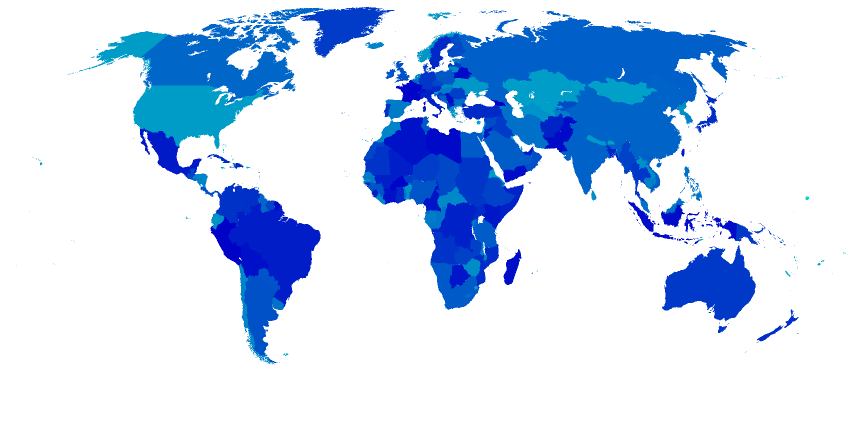
#> input picture scratch/eeu/ids.png, 1707 x 866 px (shown at 1/2 size)
$ python rebuild_locator.py ../scratch/eeu/ids.png ../scratch/eeu/ids.png out.png
#> lines starting #> are read from the running program, lines starting #| are printed output that depends on the picture
"""Rebuild a PNG locator map from the SVG it was made from (no tracing).

usage: python tools/rebuild_locator.py TARGET.png BASE.svg OUT.svg [--land-fill COLOUR]

Steps: give every land unit in BASE a unique flat colour and render it; register the
PNG against that render (scale + offset, FFT search then local refinement); read each
unit's fill and outline colour from the PNG; write BASE cropped to the PNG's extent
with those colours. Assumes the Inkscape structure of the Commons "Provinces of
Japan" family: land units are elements with a fill style, coast strokes in their own
layer. Prints a JSON report (transform, agreement, highlighted units).
"""
import argparse
import json
import re
import subprocess
import sys
from collections import Counter
from pathlib import Path

import numpy as np
from lxml import etree
from numpy.fft import irfft2, rfft2
from PIL import Image

sys.path.insert(0, str(Path(__file__).parent))
from render_svg import render  # noqa: E402

NS = 'http://www.w3.org/2000/svg'
Q = lambda t: f'{{{NS}}}{t}'
STYLE_FILL = re.compile(r'fill:(#[0-9a-fA-F]{6}|[a-z]+)')


def style_get(el, key):
    m = re.search(rf'(?:^|;){key}:([^;]*)', el.get('style', ''))
    return m.group(1).strip() if m else el.get(key)


# [9 lines left out: function restyle, not called in this run]


def hexc(c):
    return '#%02x%02x%02x' % tuple(int(x) for x in c)


# [16 lines left out: functions land_units, layer_units, not called in this run]


def unit_elements(unit):
    """Every element of a unit (a list of elements) including descendant paths."""
    return [e for el in unit for e in [el, *el.iter(Q('path'))]]


def id_render(base, land_fill, scale, work, layer=None):
    tree = etree.parse(str(base))
    root = tree.getroot()
    if layer:
        units = layer_units(root, layer)
        keep = root.find(f".//*[@id='{layer}']")
        for c in root:
            if isinstance(c.tag, str) and c is not keep and c.tag in (Q('g'), Q('path'), Q('rect'), Q('image'), Q('text')):
                c.set('style', (c.get('style', '') + ';display:none').lstrip(';'))
        for k, unit in enumerate(units, start=1):
            col = '#%02x%02x%02x' % (k // 256, k % 256, 200)
            for e in unit_elements(unit):
                restyle(e, fill=col, stroke='none', fill_opacity='1', opacity='1', shape_rendering='crispEdges')
        return finish_id_render(tree, work, scale, units)
    units = [[u] for u in land_units(root, land_fill)]
    flat = [u[0] for u in units]
    for el in root.iter(Q('g'), Q('path'), Q('rect'), Q('text')):
        st = el.get('style', '')
        if el not in flat and not any(a in flat for a in el.iterancestors()):
            if el.tag in (Q('path'), Q('rect'), Q('text')) and 'display:none' not in st:
                if style_get(el, 'fill') in (None, 'none') or el.tag == Q('text'):
                    restyle(el, display='none')
                else:  # lakes and the background: not land
                    restyle(el, fill='#000000', stroke='none', fill_opacity='1', opacity='1')
    for k, unit in enumerate(units, start=1):
        col = '#%02x%02x%02x' % (k // 256, k % 256, 200)
        for e in unit_elements(unit):
            restyle(e, fill=col, stroke='none', fill_opacity='1', opacity='1', shape_rendering='crispEdges')
    return finish_id_render(tree, work, scale, units)


# [77 lines left out: functions finish_id_render, register, not called in this run]


def dist(a, b):
    return sum(abs(int(x) - int(y)) for x, y in zip(a, b))


# [52 lines left out: function sample_colours, not called in this run]


def main():
    ap = argparse.ArgumentParser()
    ap.add_argument('target'); ap.add_argument('base'); ap.add_argument('out')
    ap.add_argument('--land-fill', default='#fcf5e3')
    ap.add_argument('--units-layer', help='units are the paths of this layer (by id); only highlighted units are recoloured')
    ap.add_argument('--scale', type=int, default=4)
    ap.add_argument('--work', default='scratch/locator')
    a = ap.parse_args()
    work = Path(a.work); work.mkdir(parents=True, exist_ok=True)
    target = np.array(Image.open(a.target).convert('RGB'))
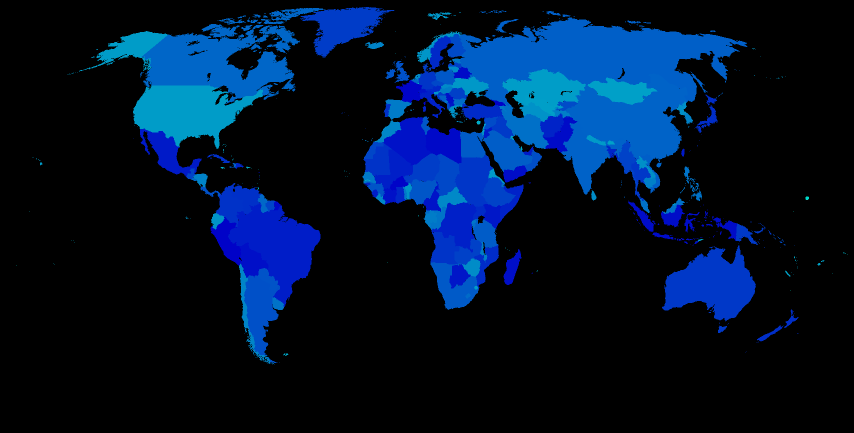
#> target: shape (866, 1707, 3) (shown at 1/2 size); mean R, G, B 0, 18.5, 44.6
    idx, units = id_render(Path(a.base), a.land_fill, a.scale, work, a.units_layer)
    xf = register(target, idx, a.scale)
    fills, outlines, sea, land, coast, border = sample_colours(target, idx, xf, a.scale)

    # antialiasing shifts thin-line colours; keep the base map's own colour when close
    base_text = Path(a.base).read_text(encoding='utf8', errors='replace').lower()
    snap = lambda c, orig: orig if c and dist(c, orig) < 40 and hexc(orig) in base_text else c
    border = snap(border, (0x78, 0x78, 0x78))
    coast = snap(coast, (0x27, 0xaa, 0xea))
    sea = snap(sea, (0xda, 0xf0, 0xfd))
    land = snap(land, (0xfc, 0xf5, 0xe3))

    tree = etree.parse(a.base)
    root = tree.getroot()
    if root.get('viewBox'):
        vb = [float(v) for v in re.split(r'[\s,]+', root.get('viewBox').strip())]
        w = float(re.sub(r'[^\d.]', '', root.get('width', '0')) or 0)
        h = float(re.sub(r'[^\d.]', '', root.get('height', '0')) or 0)
        if not (abs(vb[0]) < 0.01 and abs(vb[1]) < 0.01 and abs(vb[2] - w) < 0.01 and abs(vb[3] - h) < 0.01):
            raise SystemExit('base with a scaling viewBox not supported yet')
    highlighted = []
    if a.units_layer:
        # minimal edit: the base keeps its own styling, only highlighted units change
        units = layer_units(root, a.units_layer)
    else:
        units = [[u] for u in land_units(root, a.land_fill)]
        for el in root.iter(Q('g'), Q('path')):
            if style_get(el, 'fill') == a.land_fill:
                restyle(el, fill=hexc(land), **({'stroke': hexc(border)} if border else {}))
        if coast:
            for el in root.iter(Q('g'), Q('path')):
                if style_get(el, 'stroke') == '#27aaea':
                    restyle(el, stroke=hexc(coast))
        for el in root.iter(Q('path'), Q('rect')):  # lakes and background take the sea colour
            if style_get(el, 'fill') == '#daf0fd':
                restyle(el, fill=hexc(sea))
    for k, unit in enumerate(units, start=1):
        if k in fills:
            extra = {'stroke': hexc(outlines[k])} if k in outlines else {}
            for e in unit_elements(unit):
                restyle(e, fill=hexc(fills[k]), **extra)
            highlighted.append(dict(id=unit[0].get('id'), fill=hexc(fills[k]), outline=hexc(outlines[k]) if k in outlines else None))
    agree, s, ox, oy = xf
    H, W = target.shape[:2]
    root.set('viewBox', f'{ox:.4f} {oy:.4f} {W * s:.4f} {H * s:.4f}')
    root.set('width', str(W)); root.set('height', str(H))
    tree.write(a.out, xml_declaration=True, encoding='UTF-8')
    report = dict(agreement=round(float(agree), 4), scale=float(s), offset=[float(ox), float(oy)],
                  sea=hexc(sea), land=hexc(land), coast=hexc(coast) if coast else None, border=hexc(border) if border else None,
                  highlighted=highlighted)
    print(json.dumps(report, indent=1))


if __name__ == '__main__':
#> (the run stopped early here; a loop or call above may not have finished)

$ run again, with scratch/abkhazia/out.png copied over scratch/eeu/ids.png
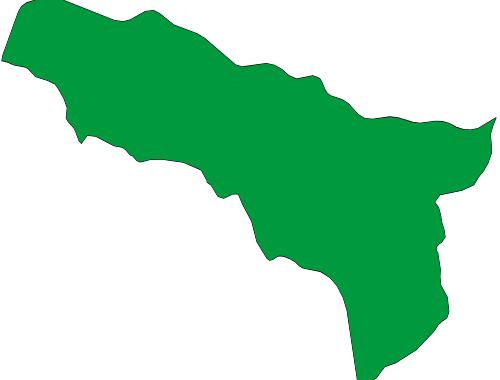
#> input picture scratch/abkhazia/out.png, 500 x 380 px
#> in main, `target = np.array(Image.open(a.target).convert('RGB'))`:
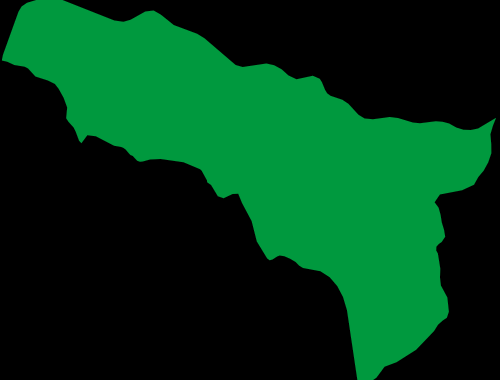
#> target: shape (380, 500, 3); mean R, G, B 0, 58.4, 23.7
